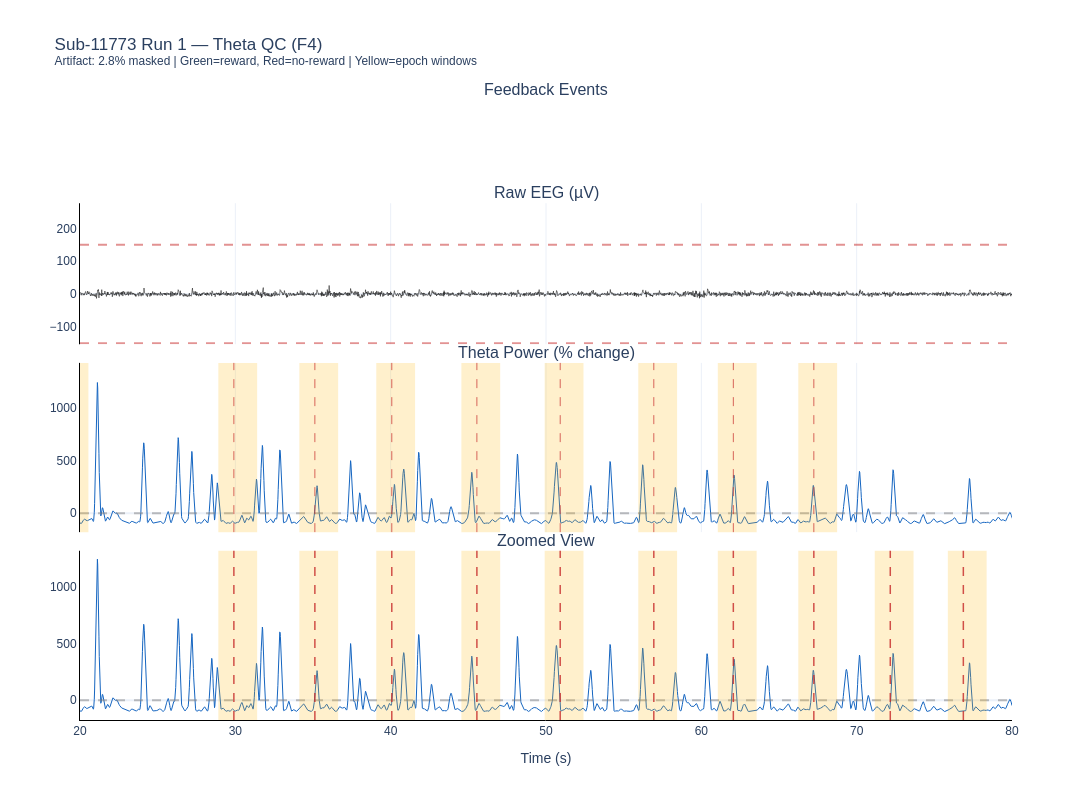
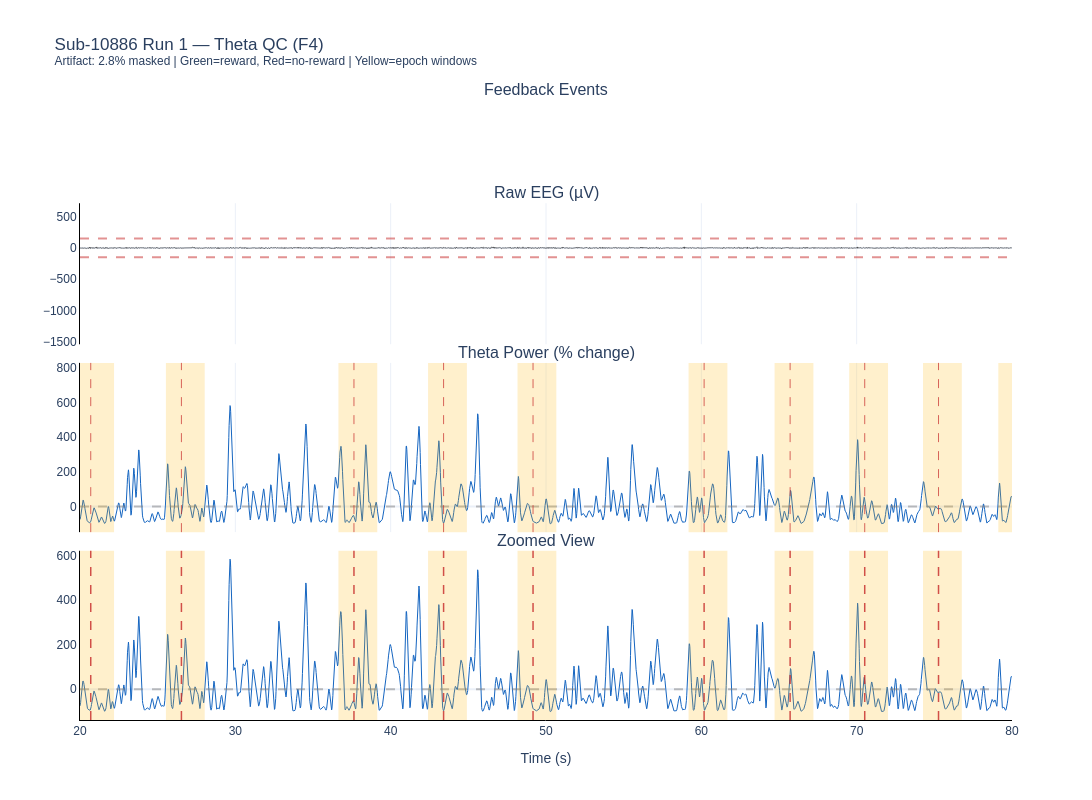

Write notebook code for charts like these, in order.
### Markdown cell above
---
## 12. QC Visualization: Raw Theta Power with Epoch Windows

4-panel visualization showing:
1. Event markers (reward vs no-reward)
2. Raw EEG with artifact threshold
3. Continuous theta power (artifacts masked)
4. Zoomed view

### Code cell
def plot_run_theta_qc(subject_id, run_num, channel_idx=0, 
                      artifact_thresh_uv=150, skip_first_sec=10):
    """
    Create 4-panel QC visualization of continuous theta power.
    """
    from scipy.signal import hilbert
    
    eeg_path = find_eeg_run(EEG_DIR, subject_id, run_num)
    if eeg_path is None:
        print(f"EEG file not found for sub-{subject_id} Run {run_num}")
        return None
    
    eeg_data = load_eeg_run(eeg_path)
    eeg_times = eeg_data['time_sec']
    
    behav_dir = BEHAV_DIR / f'sub-{subject_id}'
    behav_path = get_latest_run_file(behav_dir, run_num)
    if behav_path is None:
        print(f"Behavioral file not found")
        return None
    
    behav_df = load_behavioral_run(behav_path)
    sub_info = SUBJECT_INFO.get(subject_id, {})
    has_earclip = sub_info.get('earclip', False)
    eeg_data = preprocess_eeg(eeg_data, has_earclip=has_earclip)
    behav_df = align_timestamps(eeg_data, behav_df)
    feedback_times_eeg = behav_df['feedback_time_eeg']
    
    raw_signal = eeg_data['eeg'][:, channel_idx].copy()
    theta_filtered = bandpass_filter(raw_signal, THETA_BAND, FS)
    analytic_signal = hilbert(theta_filtered)
    theta_power = np.abs(analytic_signal) ** 2
    
    artifact_mask = np.abs(raw_signal) > artifact_thresh_uv
    startup_mask = eeg_times < skip_first_sec
    combined_mask = artifact_mask | startup_mask
    artifact_pct = 100 * combined_mask.sum() / len(combined_mask)
    
    window_samples = int(0.1 * FS)
    theta_power_smooth = np.convolve(theta_power, np.ones(window_samples)/window_samples, mode='same')
    theta_power_smooth_clean = theta_power_smooth.copy()
    theta_power_smooth_clean[combined_mask] = np.nan
    
    clean_mean = np.nanmean(theta_power_smooth_clean)
    theta_power_pct = (theta_power_smooth / clean_mean - 1) * 100
    theta_power_pct_clean = theta_power_pct.copy()
    theta_power_pct_clean[combined_mask] = np.nan
    
    print(f"Sub-{subject_id} Run {run_num}: {artifact_pct:.1f}% masked")
    
    # Downsample for plotting
    ds = 10
    times_ds = eeg_times[::ds]
    raw_ds = raw_signal[::ds]
    theta_ds = theta_power_pct_clean[::ds]
    
    # 4-panel figure
    fig = make_subplots(rows=4, cols=1, shared_xaxes=True,
                        row_heights=[0.15, 0.25, 0.30, 0.30],
                        vertical_spacing=0.03,
                        subplot_titles=['Feedback Events', 'Raw EEG (µV)', 
                                        'Theta Power (% change)', 'Zoomed View'])
    
    # Panel 1: Events
    for i, ft in enumerate(feedback_times_eeg):
        if ft > 0 and ft < eeg_times[-1]:
            reward_val = behav_df.iloc[i]['reward']
            is_reward = reward_val if isinstance(reward_val, bool) else str(reward_val).upper() == 'TRUE'
            fig.add_vline(x=ft, line_color=COLOR_GREEN if is_reward else COLOR_RED,
                          line_width=1, opacity=0.5, row=1, col=1)
    fig.add_vrect(x0=0, x1=skip_first_sec, fillcolor='gray', opacity=0.3, line_width=0, row=1, col=1)
    
    # Panel 2: Raw EEG
    fig.add_trace(go.Scatter(x=times_ds, y=raw_ds, mode='lines',
                              line=dict(color='black', width=0.5), showlegend=False), row=2, col=1)
    fig.add_hline(y=artifact_thresh_uv, line_dash='dash', line_color=COLOR_RED, opacity=0.5, row=2, col=1)
    fig.add_hline(y=-artifact_thresh_uv, line_dash='dash', line_color=COLOR_RED, opacity=0.5, row=2, col=1)
    
    # Panel 3: Full theta power
    fig.add_trace(go.Scatter(x=times_ds, y=theta_ds, mode='lines',
                              line=dict(color=COLOR_BLUE, width=1), showlegend=False), row=3, col=1)
    fig.add_hline(y=0, line_color='gray', line_dash='dash', opacity=0.5, row=3, col=1)
    
    # Add epoch windows
    epochs_shown = 0
    for ft in feedback_times_eeg:
        if ft - EPOCH_PRE > skip_first_sec and ft + EPOCH_POST < eeg_times[-1] and epochs_shown < 10:
            fig.add_vrect(x0=ft - EPOCH_PRE, x1=ft + EPOCH_POST,
                          fillcolor=COLOR_GOLD, opacity=0.2, line_width=0, row=3, col=1)
            fig.add_vline(x=ft, line_dash='dash', line_color=COLOR_RED, line_width=1, opacity=0.7, row=3, col=1)
            epochs_shown += 1
    
    # Panel 4: Zoomed view (60s window)
    zoom_start = skip_first_sec + 10
    zoom_end = zoom_start + 60
    zoom_mask = (times_ds >= zoom_start) & (times_ds <= zoom_end)
    
    fig.add_trace(go.Scatter(x=times_ds[zoom_mask], y=theta_ds[zoom_mask], mode='lines',
                              line=dict(color=COLOR_BLUE, width=1), showlegend=False), row=4, col=1)
    fig.add_hline(y=0, line_color='gray', line_dash='dash', opacity=0.5, row=4, col=1)
    
    for i, ft in enumerate(feedback_times_eeg):
        if zoom_start <= ft <= zoom_end:
            fig.add_vrect(x0=ft - EPOCH_PRE, x1=ft + EPOCH_POST,
                          fillcolor=COLOR_GOLD, opacity=0.2, line_width=0, row=4, col=1)
            fig.add_vline(x=ft, line_dash='dash', line_color=COLOR_RED, line_width=1.5, opacity=0.8, row=4, col=1)
    
    fig.update_xaxes(range=[zoom_start, zoom_end], row=4, col=1)
    
    ch_label = EEG_CH_LABELS[channel_idx]
    fig.update_layout(
        title=f'Sub-{subject_id} Run {run_num} — Theta QC ({ch_label})<br>'
              f'<sup>Artifact: {artifact_pct:.1f}% masked | Green=reward, Red=no-reward | Yellow=epoch windows</sup>',
        template=PLOTLY_TEMPLATE, font=dict(family='Arial'),
        height=800, width=1200, showlegend=False
    )
    
    fig.update_xaxes(title_text='Time (s)', row=4, col=1, showgrid=False, linecolor='black', linewidth=1)
    fig.update_yaxes(showgrid=False, linecolor='black', linewidth=1)
    
    fig.show()
    return fig


# Plot QC for example subjects
print("=" * 70)
print("HIGH THETA REACTIVITY SUBJECT (sub-11773)")
print("=" * 70)
fig_high = plot_run_theta_qc('11773', 1)
if fig_high:
    fig_high.write_html(OUTPUT_DIR / 'theta_qc_sub11773_run1_high.html')

print("\n" + "=" * 70)
print("LOW THETA REACTIVITY SUBJECT (sub-10886)")
print("=" * 70)
fig_low = plot_run_theta_qc('10886', 1)
if fig_low:
    fig_low.write_html(OUTPUT_DIR / 'theta_qc_sub10886_run1_low.html')

### Figure 1 — Plotly figure (JSON) as saved in the notebook; plotly's stock layout.template omitted (floating-point values rounded to 4 significant figures; data arrays with more than 128 entries replaced by an {"elided": "..."} marker saying what was removed)
{"data": [{"line": {"color": "black", "width": 0.5}, "mode": "lines", "showlegend": false, "type": "scatter", "x": {"elided": "18062 float values"}, "xaxis": "x2", "y": {"elided": "18062 float values"}, "yaxis": "y2"}, {"line": {"color": "#1565C0", "width": 1}, "mode": "lines", "showlegend": false, "type": "scatter", "x": {"elided": "18062 float values"}, "xaxis": "x3", "y": {"elided": "18062 float values"}, "yaxis": "y3"}, {"line": {"color": "#1565C0", "width": 1}, "mode": "lines", "showlegend": false, "type": "scatter", "x": {"elided": "3001 float values"}, "xaxis": "x4", "y": {"elided": "3001 float values"}, "yaxis": "y4"}], "layout": {"annotations": [{"font": {"size": 16}, "showarrow": false, "text": "Feedback Events", "x": 0.5, "xanchor": "center", "xref": "paper", "y": 1, "yanchor": "bottom", "yref": "paper"}, {"font": {"size": 16}, "showarrow": false, "text": "Raw EEG (µV)", "x": 0.5, "xanchor": "center", "xref": "paper", "y": 0.8335, "yanchor": "bottom", "yref": "paper"}, {"font": {"size": 16}, "showarrow": false, "text": "Theta Power (% change)", "x": 0.5, "xanchor": "center", "xref": "paper", "y": 0.576, "yanchor": "bottom", "yref": "paper"}, {"font": {"size": 16}, "showarrow": false, "text": "Zoomed View", "x": 0.5, "xanchor": "center", "xref": "paper", "y": 0.273, "yanchor": "bottom", "yref": "paper"}], "font": {"family": "Arial"}, "height": 800, "shapes": [{"line": {"color": "#C62828", "dash": "dash"}, "opacity": 0.5, "type": "line", "x0": 0, "x1": 1, "xref": "x2 domain", "y0": 150, "y1": 150, "yref": "y2"}, {"line": {"color": "#C62828", "dash": "dash"}, "opacity": 0.5, "type": "line", "x0": 0, "x1": 1, "xref": "x2 domain", "y0": -150, "y1": -150, "yref": "y2"}, {"line": {"color": "gray", "dash": "dash"}, "opacity": 0.5, "type": "line", "x0": 0, "x1": 1, "xref": "x3 domain", "y0": 0, "y1": 0, "yref": "y3"}, {"fillcolor": "#FFB300", "line": {"width": 0}, "opacity": 0.2, "type": "rect", "x0": 12.8, "x1": 15.3, "xref": "x3", "y0": 0, "y1": 1, "yref": "y3 domain"}, {"line": {"color": "#C62828", "dash": "dash", "width": 1}, "opacity": 0.7, "type": "line", "x0": 13.8, "x1": 13.8, "xref": "x3", "y0": 0, "y1": 1, "yref": "y3 domain"}, {"fillcolor": "#FFB300", "line": {"width": 0}, "opacity": 0.2, "type": "rect", "x0": 18.04, "x1": 20.54, "xref": "x3", "y0": 0, "y1": 1, "yref": "y3 domain"}, {"line": {"color": "#C62828", "dash": "dash", "width": 1}, "opacity": 0.7, "type": "line", "x0": 19.04, "x1": 19.04, "xref": "x3", "y0": 0, "y1": 1, "yref": "y3 domain"}, {"fillcolor": "#FFB300", "line": {"width": 0}, "opacity": 0.2, "type": "rect", "x0": 28.91, "x1": 31.41, "xref": "x3", "y0": 0, "y1": 1, "yref": "y3 domain"}, {"line": {"color": "#C62828", "dash": "dash", "width": 1}, "opacity": 0.7, "type": "line", "x0": 29.91, "x1": 29.91, "xref": "x3", "y0": 0, "y1": 1, "yref": "y3 domain"}, {"fillcolor": "#FFB300", "line": {"width": 0}, "opacity": 0.2, "type": "rect", "x0": 34.12, "x1": 36.62, "xref": "x3", "y0": 0, "y1": 1, "yref": "y3 domain"}, {"line": {"color": "#C62828", "dash": "dash", "width": 1}, "opacity": 0.7, "type": "line", "x0": 35.12, "x1": 35.12, "xref": "x3", "y0": 0, "y1": 1, "yref": "y3 domain"}, {"fillcolor": "#FFB300", "line": {"width": 0}, "opacity": 0.2, "type": "rect", "x0": 39.07, "x1": 41.57, "xref": "x3", "y0": 0, "y1": 1, "yref": "y3 domain"}, {"line": {"color": "#C62828", "dash": "dash", "width": 1}, "opacity": 0.7, "type": "line", "x0": 40.07, "x1": 40.07, "xref": "x3", "y0": 0, "y1": 1, "yref": "y3 domain"}, {"fillcolor": "#FFB300", "line": {"width": 0}, "opacity": 0.2, "type": "rect", "x0": 44.55, "x1": 47.05, "xref": "x3", "y0": 0, "y1": 1, "yref": "y3 domain"}, {"line": {"color": "#C62828", "dash": "dash", "width": 1}, "opacity": 0.7, "type": "line", "x0": 45.55, "x1": 45.55, "xref": "x3", "y0": 0, "y1": 1, "yref": "y3 domain"}, {"fillcolor": "#FFB300", "line": {"width": 0}, "opacity": 0.2, "type": "rect", "x0": 49.91, "x1": 52.41, "xref": "x3", "y0": 0, "y1": 1, "yref": "y3 domain"}, {"line": {"color": "#C62828", "dash": "dash", "width": 1}, "opacity": 0.7, "type": "line", "x0": 50.91, "x1": 50.91, "xref": "x3", "y0": 0, "y1": 1, "yref": "y3 domain"}, {"fillcolor": "#FFB300", "line": {"width": 0}, "opacity": 0.2, "type": "rect", "x0": 55.94, "x1": 58.44, "xref": "x3", "y0": 0, "y1": 1, "yref": "y3 domain"}, {"line": {"color": "#C62828", "dash": "dash", "width": 1}, "opacity": 0.7, "type": "line", "x0": 56.94, "x1": 56.94, "xref": "x3", "y0": 0, "y1": 1, "yref": "y3 domain"}, {"fillcolor": "#FFB300", "line": {"width": 0}, "opacity": 0.2, "type": "rect", "x0": 61.06, "x1": 63.56, "xref": "x3", "y0": 0, "y1": 1, "yref": "y3 domain"}, {"line": {"color": "#C62828", "dash": "dash", "width": 1}, "opacity": 0.7, "type": "line", "x0": 62.06, "x1": 62.06, "xref": "x3", "y0": 0, "y1": 1, "yref": "y3 domain"}, {"fillcolor": "#FFB300", "line": {"width": 0}, "opacity": 0.2, "type": "rect", "x0": 66.24, "x1": 68.74, "xref": "x3", "y0": 0, "y1": 1, "yref": "y3 domain"}, {"line": {"color": "#C62828", "dash": "dash", "width": 1}, "opacity": 0.7, "type": "line", "x0": 67.24, "x1": 67.24, "xref": "x3", "y0": 0, "y1": 1, "yref": "y3 domain"}, {"line": {"color": "gray", "dash": "dash"}, "opacity": 0.5, "type": "line", "x0": 0, "x1": 1, "xref": "x4 domain", "y0": 0, "y1": 0, "yref": "y4"}, {"fillcolor": "#FFB300", "line": {"width": 0}, "opacity": 0.2, "type": "rect", "x0": 28.91, "x1": 31.41, "xref": "x4", "y0": 0, "y1": 1, "yref": "y4 domain"}, {"line": {"color": "#C62828", "dash": "dash", "width": 1.5}, "opacity": 0.8, "type": "line", "x0": 29.91, "x1": 29.91, "xref": "x4", "y0": 0, "y1": 1, "yref": "y4 domain"}, {"fillcolor": "#FFB300", "line": {"width": 0}, "opacity": 0.2, "type": "rect", "x0": 34.12, "x1": 36.62, "xref": "x4", "y0": 0, "y1": 1, "yref": "y4 domain"}, {"line": {"color": "#C62828", "dash": "dash", "width": 1.5}, "opacity": 0.8, "type": "line", "x0": 35.12, "x1": 35.12, "xref": "x4", "y0": 0, "y1": 1, "yref": "y4 domain"}, {"fillcolor": "#FFB300", "line": {"width": 0}, "opacity": 0.2, "type": "rect", "x0": 39.07, "x1": 41.57, "xref": "x4", "y0": 0, "y1": 1, "yref": "y4 domain"}, {"line": {"color": "#C62828", "dash": "dash", "width": 1.5}, "opacity": 0.8, "type": "line", "x0": 40.07, "x1": 40.07, "xref": "x4", "y0": 0, "y1": 1, "yref": "y4 domain"}, {"fillcolor": "#FFB300", "line": {"width": 0}, "opacity": 0.2, "type": "rect", "x0": 44.55, "x1": 47.05, "xref": "x4", "y0": 0, "y1": 1, "yref": "y4 domain"}, {"line": {"color": "#C62828", "dash": "dash", "width": 1.5}, "opacity": 0.8, "type": "line", "x0": 45.55, "x1": 45.55, "xref": "x4", "y0": 0, "y1": 1, "yref": "y4 domain"}, {"fillcolor": "#FFB300", "line": {"width": 0}, "opacity": 0.2, "type": "rect", "x0": 49.91, "x1": 52.41, "xref": "x4", "y0": 0, "y1": 1, "yref": "y4 domain"}, {"line": {"color": "#C62828", "dash": "dash", "width": 1.5}, "opacity": 0.8, "type": "line", "x0": 50.91, "x1": 50.91, "xref": "x4", "y0": 0, "y1": 1, "yref": "y4 domain"}, {"fillcolor": "#FFB300", "line": {"width": 0}, "opacity": 0.2, "type": "rect", "x0": 55.94, "x1": 58.44, "xref": "x4", "y0": 0, "y1": 1, "yref": "y4 domain"}, {"line": {"color": "#C62828", "dash": "dash", "width": 1.5}, "opacity": 0.8, "type": "line", "x0": 56.94, "x1": 56.94, "xref": "x4", "y0": 0, "y1": 1, "yref": "y4 domain"}, {"fillcolor": "#FFB300", "line": {"width": 0}, "opacity": 0.2, "type": "rect", "x0": 61.06, "x1": 63.56, "xref": "x4", "y0": 0, "y1": 1, "yref": "y4 domain"}, {"line": {"color": "#C62828", "dash": "dash", "width": 1.5}, "opacity": 0.8, "type": "line", "x0": 62.06, "x1": 62.06, "xref": "x4", "y0": 0, "y1": 1, "yref": "y4 domain"}, {"fillcolor": "#FFB300", "line": {"width": 0}, "opacity": 0.2, "type": "rect", "x0": 66.24, "x1": 68.74, "xref": "x4", "y0": 0, "y1": 1, "yref": "y4 domain"}, {"line": {"color": "#C62828", "dash": "dash", "width": 1.5}, "opacity": 0.8, "type": "line", "x0": 67.24, "x1": 67.24, "xref": "x4", "y0": 0, "y1": 1, "yref": "y4 domain"}, {"fillcolor": "#FFB300", "line": {"width": 0}, "opacity": 0.2, "type": "rect", "x0": 71.16, "x1": 73.66, "xref": "x4", "y0": 0, "y1": 1, "yref": "y4 domain"}, {"line": {"color": "#C62828", "dash": "dash", "width": 1.5}, "opacity": 0.8, "type": "line", "x0": 72.16, "x1": 72.16, "xref": "x4", "y0": 0, "y1": 1, "yref": "y4 domain"}, {"fillcolor": "#FFB300", "line": {"width": 0}, "opacity": 0.2, "type": "rect", "x0": 75.87, "x1": 78.37, "xref": "x4", "y0": 0, "y1": 1, "yref": "y4 domain"}, {"line": {"color": "#C62828", "dash": "dash", "width": 1.5}, "opacity": 0.8, "type": "line", "x0": 76.87, "x1": 76.87, "xref": "x4", "y0": 0, "y1": 1, "yref": "y4 domain"}], "showlegend": false, "title": {"text": "Sub-11773 Run 1 — Theta QC (F4)<br><sup>Artifact: 2.8% masked | Green=reward, Red=no-reward | Yellow=epoch windows</sup>"}, "width": 1200, "xaxis": {"anchor": "y", "domain": [0, 1], "matches": "x4", "showticklabels": false}, "xaxis2": {"anchor": "y2", "domain": [0, 1], "matches": "x4", "showticklabels": false, "type": "linear"}, "xaxis3": {"anchor": "y3", "domain": [0, 1], "matches": "x4", "showticklabels": false, "type": "linear"}, "xaxis4": {"anchor": "y4", "domain": [0, 1], "linecolor": "black", "linewidth": 1, "range": [20, 80], "showgrid": false, "title": {"text": "Time (s)"}, "type": "linear"}, "yaxis": {"anchor": "x", "domain": [0.8635, 1], "linecolor": "black", "linewidth": 1, "showgrid": false}, "yaxis2": {"anchor": "x2", "autorange": true, "domain": [0.606, 0.8335], "linecolor": "black", "linewidth": 1, "range": [-153.0, 276.7], "showgrid": false, "type": "linear"}, "yaxis3": {"anchor": "x3", "autorange": true, "domain": [0.303, 0.576], "linecolor": "black", "linewidth": 1, "range": [-180.3, 1426.0], "showgrid": false, "type": "linear"}, "yaxis4": {"anchor": "x4", "autorange": true, "domain": [0, 0.273], "linecolor": "black", "linewidth": 1, "range": [-173.8, 1314.0], "showgrid": false, "type": "linear"}}}

### Figure 2 — Plotly figure (JSON) as saved in the notebook; plotly's stock layout.template omitted (floating-point values rounded to 4 significant figures; data arrays with more than 128 entries replaced by an {"elided": "..."} marker saying what was removed)
{"data": [{"line": {"color": "black", "width": 0.5}, "mode": "lines", "showlegend": false, "type": "scatter", "x": {"elided": "18069 float values"}, "xaxis": "x2", "y": {"elided": "18069 float values"}, "yaxis": "y2"}, {"line": {"color": "#1565C0", "width": 1}, "mode": "lines", "showlegend": false, "type": "scatter", "x": {"elided": "18069 float values"}, "xaxis": "x3", "y": {"elided": "18069 float values"}, "yaxis": "y3"}, {"line": {"color": "#1565C0", "width": 1}, "mode": "lines", "showlegend": false, "type": "scatter", "x": {"elided": "3001 float values"}, "xaxis": "x4", "y": {"elided": "3001 float values"}, "yaxis": "y4"}], "layout": {"annotations": [{"font": {"size": 16}, "showarrow": false, "text": "Feedback Events", "x": 0.5, "xanchor": "center", "xref": "paper", "y": 1, "yanchor": "bottom", "yref": "paper"}, {"font": {"size": 16}, "showarrow": false, "text": "Raw EEG (µV)", "x": 0.5, "xanchor": "center", "xref": "paper", "y": 0.8335, "yanchor": "bottom", "yref": "paper"}, {"font": {"size": 16}, "showarrow": false, "text": "Theta Power (% change)", "x": 0.5, "xanchor": "center", "xref": "paper", "y": 0.576, "yanchor": "bottom", "yref": "paper"}, {"font": {"size": 16}, "showarrow": false, "text": "Zoomed View", "x": 0.5, "xanchor": "center", "xref": "paper", "y": 0.273, "yanchor": "bottom", "yref": "paper"}], "font": {"family": "Arial"}, "height": 800, "shapes": [{"line": {"color": "#C62828", "dash": "dash"}, "opacity": 0.5, "type": "line", "x0": 0, "x1": 1, "xref": "x2 domain", "y0": 150, "y1": 150, "yref": "y2"}, {"line": {"color": "#C62828", "dash": "dash"}, "opacity": 0.5, "type": "line", "x0": 0, "x1": 1, "xref": "x2 domain", "y0": -150, "y1": -150, "yref": "y2"}, {"line": {"color": "gray", "dash": "dash"}, "opacity": 0.5, "type": "line", "x0": 0, "x1": 1, "xref": "x3 domain", "y0": 0, "y1": 0, "yref": "y3"}, {"fillcolor": "#FFB300", "line": {"width": 0}, "opacity": 0.2, "type": "rect", "x0": 19.69, "x1": 22.19, "xref": "x3", "y0": 0, "y1": 1, "yref": "y3 domain"}, {"line": {"color": "#C62828", "dash": "dash", "width": 1}, "opacity": 0.7, "type": "line", "x0": 20.69, "x1": 20.69, "xref": "x3", "y0": 0, "y1": 1, "yref": "y3 domain"}, {"fillcolor": "#FFB300", "line": {"width": 0}, "opacity": 0.2, "type": "rect", "x0": 25.53, "x1": 28.03, "xref": "x3", "y0": 0, "y1": 1, "yref": "y3 domain"}, {"line": {"color": "#C62828", "dash": "dash", "width": 1}, "opacity": 0.7, "type": "line", "x0": 26.53, "x1": 26.53, "xref": "x3", "y0": 0, "y1": 1, "yref": "y3 domain"}, {"fillcolor": "#FFB300", "line": {"width": 0}, "opacity": 0.2, "type": "rect", "x0": 36.64, "x1": 39.14, "xref": "x3", "y0": 0, "y1": 1, "yref": "y3 domain"}, {"line": {"color": "#C62828", "dash": "dash", "width": 1}, "opacity": 0.7, "type": "line", "x0": 37.64, "x1": 37.64, "xref": "x3", "y0": 0, "y1": 1, "yref": "y3 domain"}, {"fillcolor": "#FFB300", "line": {"width": 0}, "opacity": 0.2, "type": "rect", "x0": 42.41, "x1": 44.91, "xref": "x3", "y0": 0, "y1": 1, "yref": "y3 domain"}, {"line": {"color": "#C62828", "dash": "dash", "width": 1}, "opacity": 0.7, "type": "line", "x0": 43.41, "x1": 43.41, "xref": "x3", "y0": 0, "y1": 1, "yref": "y3 domain"}, {"fillcolor": "#FFB300", "line": {"width": 0}, "opacity": 0.2, "type": "rect", "x0": 48.17, "x1": 50.67, "xref": "x3", "y0": 0, "y1": 1, "yref": "y3 domain"}, {"line": {"color": "#C62828", "dash": "dash", "width": 1}, "opacity": 0.7, "type": "line", "x0": 49.17, "x1": 49.17, "xref": "x3", "y0": 0, "y1": 1, "yref": "y3 domain"}, {"fillcolor": "#FFB300", "line": {"width": 0}, "opacity": 0.2, "type": "rect", "x0": 59.18, "x1": 61.68, "xref": "x3", "y0": 0, "y1": 1, "yref": "y3 domain"}, {"line": {"color": "#C62828", "dash": "dash", "width": 1}, "opacity": 0.7, "type": "line", "x0": 60.18, "x1": 60.18, "xref": "x3", "y0": 0, "y1": 1, "yref": "y3 domain"}, {"fillcolor": "#FFB300", "line": {"width": 0}, "opacity": 0.2, "type": "rect", "x0": 64.72, "x1": 67.22, "xref": "x3", "y0": 0, "y1": 1, "yref": "y3 domain"}, {"line": {"color": "#C62828", "dash": "dash", "width": 1}, "opacity": 0.7, "type": "line", "x0": 65.72, "x1": 65.72, "xref": "x3", "y0": 0, "y1": 1, "yref": "y3 domain"}, {"fillcolor": "#FFB300", "line": {"width": 0}, "opacity": 0.2, "type": "rect", "x0": 69.52, "x1": 72.02, "xref": "x3", "y0": 0, "y1": 1, "yref": "y3 domain"}, {"line": {"color": "#C62828", "dash": "dash", "width": 1}, "opacity": 0.7, "type": "line", "x0": 70.52, "x1": 70.52, "xref": "x3", "y0": 0, "y1": 1, "yref": "y3 domain"}, {"fillcolor": "#FFB300", "line": {"width": 0}, "opacity": 0.2, "type": "rect", "x0": 74.27, "x1": 76.77, "xref": "x3", "y0": 0, "y1": 1, "yref": "y3 domain"}, {"line": {"color": "#C62828", "dash": "dash", "width": 1}, "opacity": 0.7, "type": "line", "x0": 75.27, "x1": 75.27, "xref": "x3", "y0": 0, "y1": 1, "yref": "y3 domain"}, {"fillcolor": "#FFB300", "line": {"width": 0}, "opacity": 0.2, "type": "rect", "x0": 79.12, "x1": 81.62, "xref": "x3", "y0": 0, "y1": 1, "yref": "y3 domain"}, {"line": {"color": "#C62828", "dash": "dash", "width": 1}, "opacity": 0.7, "type": "line", "x0": 80.12, "x1": 80.12, "xref": "x3", "y0": 0, "y1": 1, "yref": "y3 domain"}, {"line": {"color": "gray", "dash": "dash"}, "opacity": 0.5, "type": "line", "x0": 0, "x1": 1, "xref": "x4 domain", "y0": 0, "y1": 0, "yref": "y4"}, {"fillcolor": "#FFB300", "line": {"width": 0}, "opacity": 0.2, "type": "rect", "x0": 19.69, "x1": 22.19, "xref": "x4", "y0": 0, "y1": 1, "yref": "y4 domain"}, {"line": {"color": "#C62828", "dash": "dash", "width": 1.5}, "opacity": 0.8, "type": "line", "x0": 20.69, "x1": 20.69, "xref": "x4", "y0": 0, "y1": 1, "yref": "y4 domain"}, {"fillcolor": "#FFB300", "line": {"width": 0}, "opacity": 0.2, "type": "rect", "x0": 25.53, "x1": 28.03, "xref": "x4", "y0": 0, "y1": 1, "yref": "y4 domain"}, {"line": {"color": "#C62828", "dash": "dash", "width": 1.5}, "opacity": 0.8, "type": "line", "x0": 26.53, "x1": 26.53, "xref": "x4", "y0": 0, "y1": 1, "yref": "y4 domain"}, {"fillcolor": "#FFB300", "line": {"width": 0}, "opacity": 0.2, "type": "rect", "x0": 36.64, "x1": 39.14, "xref": "x4", "y0": 0, "y1": 1, "yref": "y4 domain"}, {"line": {"color": "#C62828", "dash": "dash", "width": 1.5}, "opacity": 0.8, "type": "line", "x0": 37.64, "x1": 37.64, "xref": "x4", "y0": 0, "y1": 1, "yref": "y4 domain"}, {"fillcolor": "#FFB300", "line": {"width": 0}, "opacity": 0.2, "type": "rect", "x0": 42.41, "x1": 44.91, "xref": "x4", "y0": 0, "y1": 1, "yref": "y4 domain"}, {"line": {"color": "#C62828", "dash": "dash", "width": 1.5}, "opacity": 0.8, "type": "line", "x0": 43.41, "x1": 43.41, "xref": "x4", "y0": 0, "y1": 1, "yref": "y4 domain"}, {"fillcolor": "#FFB300", "line": {"width": 0}, "opacity": 0.2, "type": "rect", "x0": 48.17, "x1": 50.67, "xref": "x4", "y0": 0, "y1": 1, "yref": "y4 domain"}, {"line": {"color": "#C62828", "dash": "dash", "width": 1.5}, "opacity": 0.8, "type": "line", "x0": 49.17, "x1": 49.17, "xref": "x4", "y0": 0, "y1": 1, "yref": "y4 domain"}, {"fillcolor": "#FFB300", "line": {"width": 0}, "opacity": 0.2, "type": "rect", "x0": 59.18, "x1": 61.68, "xref": "x4", "y0": 0, "y1": 1, "yref": "y4 domain"}, {"line": {"color": "#C62828", "dash": "dash", "width": 1.5}, "opacity": 0.8, "type": "line", "x0": 60.18, "x1": 60.18, "xref": "x4", "y0": 0, "y1": 1, "yref": "y4 domain"}, {"fillcolor": "#FFB300", "line": {"width": 0}, "opacity": 0.2, "type": "rect", "x0": 64.72, "x1": 67.22, "xref": "x4", "y0": 0, "y1": 1, "yref": "y4 domain"}, {"line": {"color": "#C62828", "dash": "dash", "width": 1.5}, "opacity": 0.8, "type": "line", "x0": 65.72, "x1": 65.72, "xref": "x4", "y0": 0, "y1": 1, "yref": "y4 domain"}, {"fillcolor": "#FFB300", "line": {"width": 0}, "opacity": 0.2, "type": "rect", "x0": 69.52, "x1": 72.02, "xref": "x4", "y0": 0, "y1": 1, "yref": "y4 domain"}, {"line": {"color": "#C62828", "dash": "dash", "width": 1.5}, "opacity": 0.8, "type": "line", "x0": 70.52, "x1": 70.52, "xref": "x4", "y0": 0, "y1": 1, "yref": "y4 domain"}, {"fillcolor": "#FFB300", "line": {"width": 0}, "opacity": 0.2, "type": "rect", "x0": 74.27, "x1": 76.77, "xref": "x4", "y0": 0, "y1": 1, "yref": "y4 domain"}, {"line": {"color": "#C62828", "dash": "dash", "width": 1.5}, "opacity": 0.8, "type": "line", "x0": 75.27, "x1": 75.27, "xref": "x4", "y0": 0, "y1": 1, "yref": "y4 domain"}], "showlegend": false, "title": {"text": "Sub-10886 Run 1 — Theta QC (F4)<br><sup>Artifact: 2.8% masked | Green=reward, Red=no-reward | Yellow=epoch windows</sup>"}, "width": 1200, "xaxis": {"anchor": "y", "domain": [0, 1], "matches": "x4", "showticklabels": false}, "xaxis2": {"anchor": "y2", "domain": [0, 1], "matches": "x4", "showticklabels": false, "type": "linear"}, "xaxis3": {"anchor": "y3", "domain": [0, 1], "matches": "x4", "showticklabels": false, "type": "linear"}, "xaxis4": {"anchor": "y4", "domain": [0, 1], "linecolor": "black", "linewidth": 1, "range": [20, 80], "showgrid": false, "title": {"text": "Time (s)"}, "type": "linear"}, "yaxis": {"anchor": "x", "domain": [0.8635, 1], "linecolor": "black", "linewidth": 1, "showgrid": false}, "yaxis2": {"anchor": "x2", "autorange": true, "domain": [0.606, 0.8335], "linecolor": "black", "linewidth": 1, "range": [-1543.0, 717.0], "showgrid": false, "type": "linear"}, "yaxis3": {"anchor": "x3", "autorange": true, "domain": [0.303, 0.576], "linecolor": "black", "linewidth": 1, "range": [-148.8, 829.4], "showgrid": false, "type": "linear"}, "yaxis4": {"anchor": "x4", "autorange": true, "domain": [0, 0.273], "linecolor": "black", "linewidth": 1, "range": [-137.6, 620.5], "showgrid": false, "type": "linear"}}}
